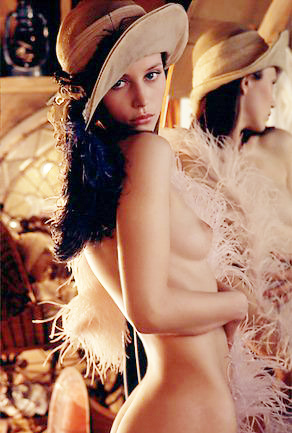
#> input picture opencv_python/图像分割/lena.jpg, 292 x 433 px
$ python '孤立点检测.py'
#> lines starting #> are read from the running program, lines starting #| are printed output that depends on the picture; after the words box and inside, x2 and y2 are one past the last pixel; in counts of white or black regions, pixels touching at a corner belong together
import cv2
import numpy as np

# 读取图像并转换为灰度图像
image = cv2.imread('lena.jpg', cv2.IMREAD_GRAYSCALE)
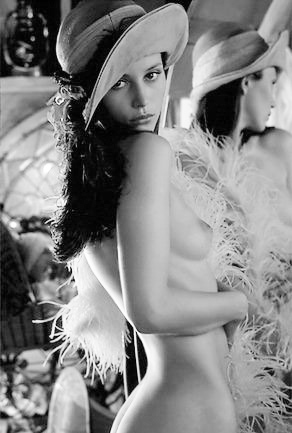
#> image: shape (433, 292); min 0, max 255, mean 133.4

# 二值化图像
_, binary = cv2.threshold(image, 127, 255, cv2.THRESH_BINARY)
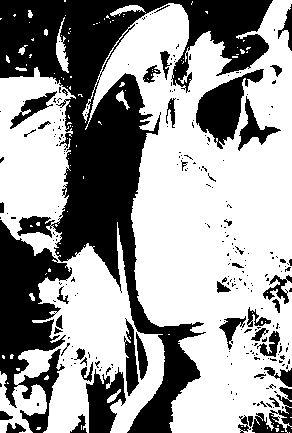
#> binary: shape (433, 292); 60.6% white; 258 black regions (214 under 20 px), largest, box (x1, y1, x2, y2) and area: (0, 0, 273, 433) 31097, (0, 220, 72, 433) 7627, (196, 69, 264, 149) 2345

# 定义一个3x3的结构元素
kernel = np.ones((3,3),np.uint8)

# 使用膨胀操作，但保持原始图像不变
dilated = cv2.dilate(binary, kernel, iterations = 1)
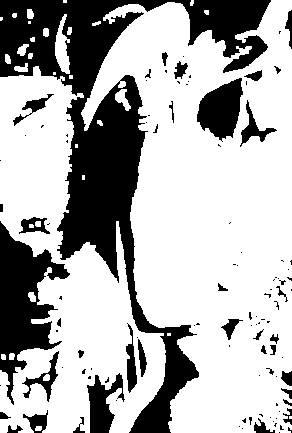
#> dilated: shape (433, 292); 69% white; 109 black regions (72 under 20 px), largest, box (x1, y1, x2, y2) and area: (0, 0, 271, 433) 26217, (0, 221, 70, 405) 5652, (197, 78, 243, 142) 1865

# 孤立点是原始图像中的前景像素，但在膨胀图像中是背景像素
isolated = ((binary == 255) & (dilated != 255)).astype(np.uint8) * 255
#> isolated: shape (433, 292); every value is 0

# 显示结果
cv2.imshow('Original Image', image)
cv2.imshow('Isolated Points', isolated)
cv2.waitKey(0)
cv2.destroyAllWindows()
